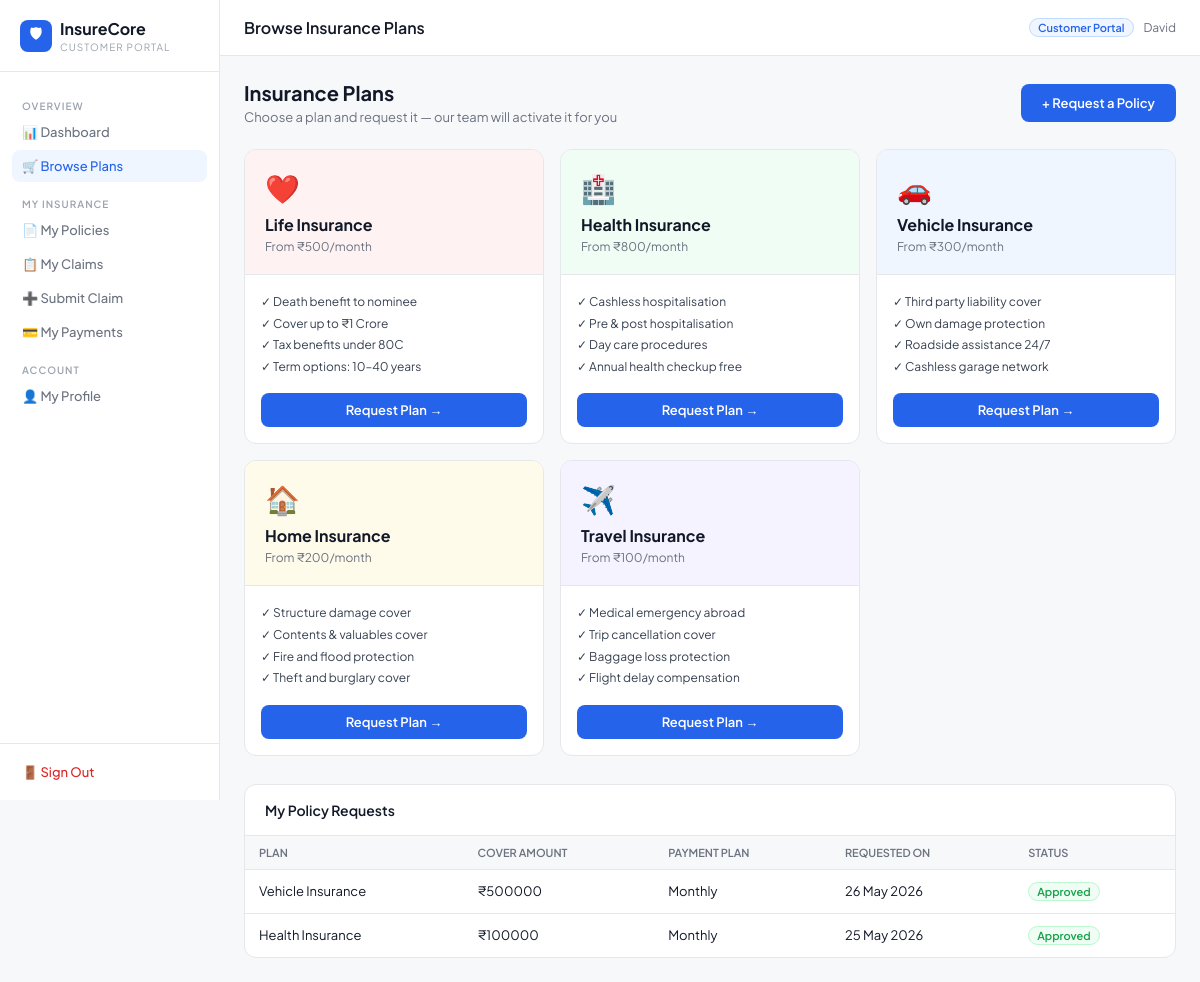
/portal/plans/ (signed in), run on the app's committed database.
### insurance/models.py (models this page shows, shortened)
class PolicyRequest(models.Model):
    STATUS_CHOICES = [
        ('pending', 'Pending'),
        ('approved', 'Approved'),
        ('rejected', 'Rejected'),
    ]
    POLICY_TYPES = [
        ('life', 'Life Insurance'),
        ('health', 'Health Insurance'),
        ('vehicle', 'Vehicle Insurance'),
        ('home', 'Home Insurance'),
        ('travel', 'Travel Insurance'),
    ]
    PAYMENT_PLANS = [
        ('monthly', 'Monthly'),
        ('quarterly', 'Quarterly (Every 3 months)'),
        ('halfyearly', 'Half Yearly (Every 6 months)'),
        ('yearly', 'Yearly (Once a year)'),
    ]
    customer = models.ForeignKey(Customer, on_delete=models.CASCADE, related_name='policy_requests')
    policy_type = models.CharField(max_length=20, choices=POLICY_TYPES)
    requested_cover = models.DecimalField(max_digits=12, decimal_places=2)
    payment_plan = models.CharField(max_length=20, choices=PAYMENT_PLANS, default='monthly')
    message = models.TextField(blank=True)
    status = models.CharField(max_length=20, choices=STATUS_CHOICES, default='pending')
    admin_note = models.TextField(blank=True)
    created_at = models.DateTimeField(auto_now_add=True)
    class Meta:
        ordering = ['-created_at']

### insurance/views.py (the view)
# urls.py: path('portal/plans/', views.customer_browse_plans, name='customer_browse_plans'),
@customer_required
def customer_browse_plans(request):
    customer = Customer.objects.get(user=request.user)
    my_requests = PolicyRequest.objects.filter(customer=customer)
    return render(request, 'insurance/portal/plans.html', {
        'customer': customer,
        'my_requests': my_requests,
    })

### insurance/views.py (called while the page is built)
def customer_required(view_func):
    from functools import wraps
    @wraps(view_func)
    def wrapper(request, *args, **kwargs):
        if not request.user.is_authenticated:
            return redirect('customer_login')
        if request.user.is_staff:
            return redirect('dashboard')
        try:
            Customer.objects.get(user=request.user)
        except Customer.DoesNotExist:
            logout(request)
            return redirect('customer_login')
        return view_func(request, *args, **kwargs)
    return wrapper

### insurance/templates/insurance/portal/plans.html (shortened to what this page needs)
{% extends "insurance/portal/base.html" %}
{% block page_title %}Browse Insurance Plans{% endblock %}
{% block content %}
<div style="display:flex;align-items:center;justify-content:space-between;margin-bottom:24px">
  <div>
    <div style="font-size:20px;font-weight:700">Insurance Plans</div>
    <div style="font-size:13px;color:var(--text-3);margin-top:4px">Choose a plan and request it — our team will activate it for you</div>
  </div>
  <a href="{% url 'customer_request_policy' %}" class="btn btn-primary" style="padding:10px 20px">
    + Request a Policy
  </a>
</div>
<div style="display:grid;grid-template-columns:repeat(auto-fit,minmax(260px,1fr));gap:16px;margin-bottom:28px">
  <div style="background:var(--white);border:1px solid var(--border);border-radius:var(--radius-lg);overflow:hidden">
    <div style="padding:20px;background:#fef2f2;border-bottom:1px solid var(--border)">
      <div style="font-size:28px;margin-bottom:8px">❤️</div>
      <div style="font-size:16px;font-weight:700">Life Insurance</div>
      <div style="font-size:12px;color:var(--text-3);margin-top:4px">From ₹500/month</div>
    </div>
    <div style="padding:16px">
      <div style="font-size:12px;color:var(--text-2);line-height:1.8;margin-bottom:16px">
        ✓ Death benefit to nominee<br>
        ✓ Cover up to ₹1 Crore<br>
        ✓ Tax benefits under 80C<br>
        ✓ Term options: 10–40 years
      </div>
      <a href="{% url 'customer_request_policy' %}?type=life" class="btn btn-primary" style="display:block;text-align:center;width:100%">Request Plan →</a>
    </div>
  </div>
  <div style="background:var(--white);border:1px solid var(--border);border-radius:var(--radius-lg);overflow:hidden">
    <div style="padding:20px;background:#f0fdf4;border-bottom:1px solid var(--border)">
      <div style="font-size:28px;margin-bottom:8px">🏥</div>
      <div style="font-size:16px;font-weight:700">Health Insurance</div>
      <div style="font-size:12px;color:var(--text-3);margin-top:4px">From ₹800/month</div>
    </div>
    <div style="padding:16px">
      <div style="font-size:12px;color:var(--text-2);line-height:1.8;margin-bottom:16px">
        ✓ Cashless hospitalisation<br>
        ✓ Pre & post hospitalisation<br>
        ✓ Day care procedures<br>
        ✓ Annual health checkup free
      </div>
      <a href="{% url 'customer_request_policy' %}?type=health" class="btn btn-primary" style="display:block;text-align:center;width:100%">Request Plan →</a>
    </div>
  </div>
  <div style="background:var(--white);border:1px solid var(--border);border-radius:var(--radius-lg);overflow:hidden">
    <div style="padding:20px;background:#eff6ff;border-bottom:1px solid var(--border)">
      <div style="font-size:28px;margin-bottom:8px">🚗</div>
      <div style="font-size:16px;font-weight:700">Vehicle Insurance</div>
      <div style="font-size:12px;color:var(--text-3);margin-top:4px">From ₹300/month</div>
    </div>
    <div style="padding:16px">
      <div style="font-size:12px;color:var(--text-2);line-height:1.8;margin-bottom:16px">
        ✓ Third party liability cover<br>
        ✓ Own damage protection<br>
        ✓ Roadside assistance 24/7<br>
        ✓ Cashless garage network
      </div>
      <a href="{% url 'customer_request_policy' %}?type=vehicle" class="btn btn-primary" style="display:block;text-align:center;width:100%">Request Plan →</a>
    </div>
  </div>
  <div style="background:var(--white);border:1px solid var(--border);border-radius:var(--radius-lg);overflow:hidden">
    <div style="padding:20px;background:#fffbeb;border-bottom:1px solid var(--border)">
      <div style="font-size:28px;margin-bottom:8px">🏠</div>
      <div style="font-size:16px;font-weight:700">Home Insurance</div>
      <div style="font-size:12px;color:var(--text-3);margin-top:4px">From ₹200/month</div>
    </div>
    <div style="padding:16px">
      <div style="font-size:12px;color:var(--text-2);line-height:1.8;margin-bottom:16px">
        ✓ Structure damage cover<br>
        ✓ Contents & valuables cover<br>
        ✓ Fire and flood protection<br>
        ✓ Theft and burglary cover
      </div>
      <a href="{% url 'customer_request_policy' %}?type=home" class="btn btn-primary" style="display:block;text-align:center;width:100%">Request Plan →</a>
    </div>
  </div>
  <div style="background:var(--white);border:1px solid var(--border);border-radius:var(--radius-lg);overflow:hidden">
    <div style="padding:20px;background:#f5f3ff;border-bottom:1px solid var(--border)">
      <div style="font-size:28px;margin-bottom:8px">✈️</div>
      <div style="font-size:16px;font-weight:700">Travel Insurance</div>
      <div style="font-size:12px;color:var(--text-3);margin-top:4px">From ₹100/month</div>
    </div>
    <div style="padding:16px">
      <div style="font-size:12px;color:var(--text-2);line-height:1.8;margin-bottom:16px">
        ✓ Medical emergency abroad<br>
        ✓ Trip cancellation cover<br>
        ✓ Baggage loss protection<br>
        ✓ Flight delay compensation
      </div>
      <a href="{% url 'customer_request_policy' %}?type=travel" class="btn btn-primary" style="display:block;text-align:center;width:100%">Request Plan →</a>
    </div>
  </div>
</div>
{% if my_requests %}
<div class="card">
  <div class="card-header"><span class="card-title">My Policy Requests</span></div>
  <table class="data">
    <thead>
      <tr><th>Plan</th><th>Cover Amount</th><th>Payment Plan</th><th>Requested On</th><th>Status</th></tr>
    </thead>
    <tbody>
      {% for r in my_requests %}
      <tr>
        <td>{{ r.get_policy_type_display }}</td>
        <td>₹{{ r.requested_cover|floatformat:0 }}</td>
        <td>{{ r.get_payment_plan_display }}</td>
        <td>{{ r.created_at|date:"d M Y" }}</td>
        <td>
          <span class="badge badge-{% if r.status == 'approved' %}active{% elif r.status == 'rejected' %}rejected{% else %}pending{% endif %}">
            {{ r.get_status_display }}
          </span>
        </td>
      </tr>
      {% endfor %}
    </tbody>
  </table>
</div>
{% endif %}
{% endblock %}

### insurance/templates/insurance/portal/base.html (shortened to what this page needs)
<!DOCTYPE html>
<html lang="en">
<head>
</head>
<body>
<div class="layout">
<aside class="sidebar">
  <div class="sidebar-brand">
    <div style="display:flex;align-items:center;gap:8px">
      <div style="width:32px;height:32px;background:var(--blue);border-radius:8px;display:flex;align-items:center;justify-content:center;color:white;font-size:15px;flex-shrink:0">🛡</div>
      <div>
        <div class="brand-name">InsureCore</div>
        <div class="brand-sub">Customer Portal</div>
      </div>
    </div>
  </div>
  <nav class="sidebar-nav">
    <div class="nav-label">Overview</div>
    <a href="{% url 'customer_portal_dashboard' %}" class="nav-link {% if request.resolver_match.url_name == 'customer_portal_dashboard' %}active{% endif %}">📊 Dashboard</a>
    <a href="{% url 'customer_browse_plans' %}" class="nav-link {% if 'plan' in request.resolver_match.url_name %}active{% endif %}">🛒 Browse Plans</a>
    <div class="nav-label">My Insurance</div>
    <a href="{% url 'customer_portal_policies' %}" class="nav-link {% if request.resolver_match.url_name == 'customer_portal_policies' %}active{% endif %}">📄 My Policies</a>
    <a href="{% url 'customer_portal_claims' %}" class="nav-link {% if request.resolver_match.url_name == 'customer_portal_claims' %}active{% endif %}">📋 My Claims</a>
    <a href="{% url 'customer_portal_claim_submit' %}" class="nav-link {% if request.resolver_match.url_name == 'customer_portal_claim_submit' %}active{% endif %}">➕ Submit Claim</a>
    <a href="{% url 'customer_portal_payments' %}" class="nav-link {% if request.resolver_match.url_name == 'customer_portal_payments' %}active{% endif %}">💳 My Payments</a>
    <div class="nav-label">Account</div>
    <a href="{% url 'customer_portal_profile' %}" class="nav-link {% if request.resolver_match.url_name == 'customer_portal_profile' %}active{% endif %}">👤 My Profile</a>
  </nav>
  <div class="sidebar-footer">
    <a href="{% url 'customer_logout' %}" class="logout-link">🚪 Sign Out</a>
  </div>
</aside>
<main class="main">
  <div class="topbar">
    <span class="page-title">{% block page_title %}Dashboard{% endblock %}</span>
    <div style="display:flex;align-items:center;gap:10px">
      <span class="portal-tag">Customer Portal</span>
      <span style="font-size:12px;color:var(--text-3)">{{ request.user.username }}</span>
    </div>
  </div>
  <div class="content">
    {% block content %}{% endblock %}
  </div>
</main>
</div>
</body>
</html>

### insurance/templates/insurance/portal/base.html (style rules this page uses)
*,*::before,*::after { box-sizing:border-box;margin:0;padding:0 }
:root { --blue:#2563eb;--blue-bg:#eff6ff;--blue-border:#bfdbfe; --green:#16a34a;--green-bg:#f0fdf4;--green-border:#bbf7d0; --amber:#d97706;--amber-bg:#fffbeb;--amber-border:#fde68a; --red:#dc2626;--red-bg:#fef2f2;--red-border:#fecaca; --border:#e5e7eb;--bg:#f7f8fa;--text:#111827;--text-2:#374151; --text-3:#6b7280;--text-4:#9ca3af;--white:#fff; --sans:'Plus Jakarta Sans',sans-serif;--radius:8px;--radius-lg:12px; }
body { font-family:var(--sans);background:var(--bg);color:var(--text);font-size:14px }
.layout { display:flex;min-height:100vh }
.sidebar { width:220px;background:var(--white);border-right:1px solid var(--border);display:flex;flex-direction:column;position:fixed;top:0;left:0;height:100vh }
.main { margin-left:220px;flex:1 }
.topbar { background:var(--white);border-bottom:1px solid var(--border);padding:0 24px;height:56px;display:flex;align-items:center;justify-content:space-between;position:sticky;top:0 }
.content { padding:24px }
.sidebar-brand { padding:18px 20px;border-bottom:1px solid var(--border) }
.brand-name { font-size:16px;font-weight:700 }
.brand-sub { font-size:10px;color:var(--text-4);margin-top:2px;text-transform:uppercase;letter-spacing:1px }
.sidebar-nav { padding:12px;flex:1 }
.nav-label { font-size:10px;font-weight:600;color:var(--text-4);letter-spacing:1px;text-transform:uppercase;padding:8px 10px 4px;margin-top:8px }
.nav-link { display:flex;align-items:center;gap:10px;padding:8px 10px;border-radius:var(--radius);color:var(--text-3);text-decoration:none;font-size:13px;font-weight:500;margin-bottom:2px;transition:all .15s }
.nav-link:hover,.nav-link.active { background:var(--blue-bg);color:var(--blue) }
.sidebar-footer { padding:12px;border-top:1px solid var(--border) }
.logout-link { display:flex;align-items:center;gap:10px;padding:8px 10px;border-radius:var(--radius);color:var(--red);text-decoration:none;font-size:13px;font-weight:500 }
.card { background:var(--white);border:1px solid var(--border);border-radius:var(--radius-lg) }
.card-header { padding:16px 20px;border-bottom:1px solid var(--border);display:flex;align-items:center;justify-content:space-between }
.card-title { font-size:14px;font-weight:600 }
table.data { width:100%;border-collapse:collapse }
table.data th { font-size:11px;font-weight:600;color:var(--text-3);text-transform:uppercase;padding:10px 14px;border-bottom:1px solid var(--border);text-align:left;background:var(--bg) }
table.data td { padding:12px 14px;border-bottom:1px solid var(--border);font-size:13px }
table.data tr:last-child td { border-bottom:none }
.badge { display:inline-flex;padding:2px 8px;border-radius:20px;font-size:11px;font-weight:600;border:1px solid transparent }
.badge-active { background:var(--green-bg);color:var(--green);border-color:var(--green-border) }
.btn { display:inline-flex;align-items:center;gap:6px;padding:8px 14px;border-radius:var(--radius);font-size:13px;font-weight:600;font-family:var(--sans);cursor:pointer;transition:all .15s;text-decoration:none;border:1px solid transparent }
.btn-primary { background:var(--blue);color:white }
.page-title { font-size:16px;font-weight:600 }
.portal-tag { background:var(--blue-bg);color:var(--blue);border:1px solid var(--blue-border);padding:2px 8px;border-radius:20px;font-size:11px;font-weight:600 }

### data on the page
PolicyRequest: policy_type "Vehicle Insurance", requested_cover "500000", payment_plan "Monthly", created_at "26 May 2026", status "Approved"
PolicyRequest: policy_type "Health Insurance", requested_cover "100000", payment_plan "Monthly", created_at "25 May 2026", status "Approved"

### other printed values
{{ request.user.username }} "David"
